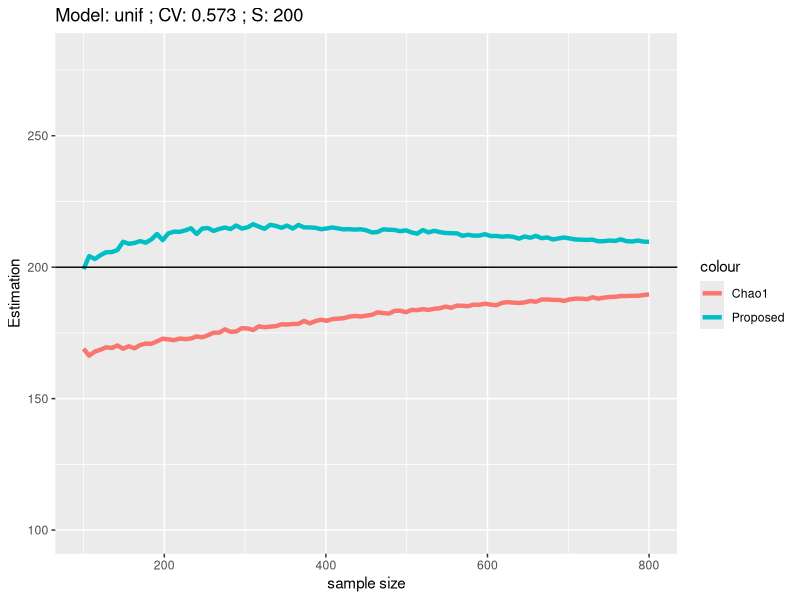
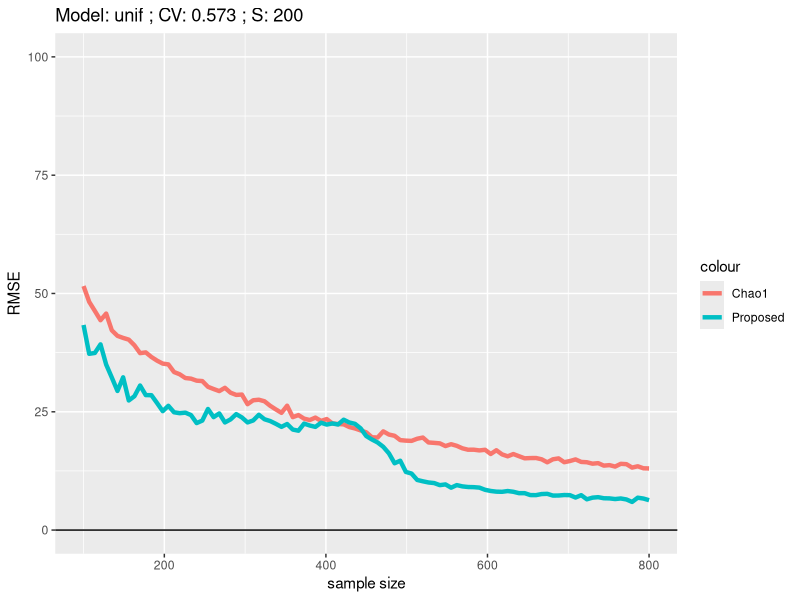
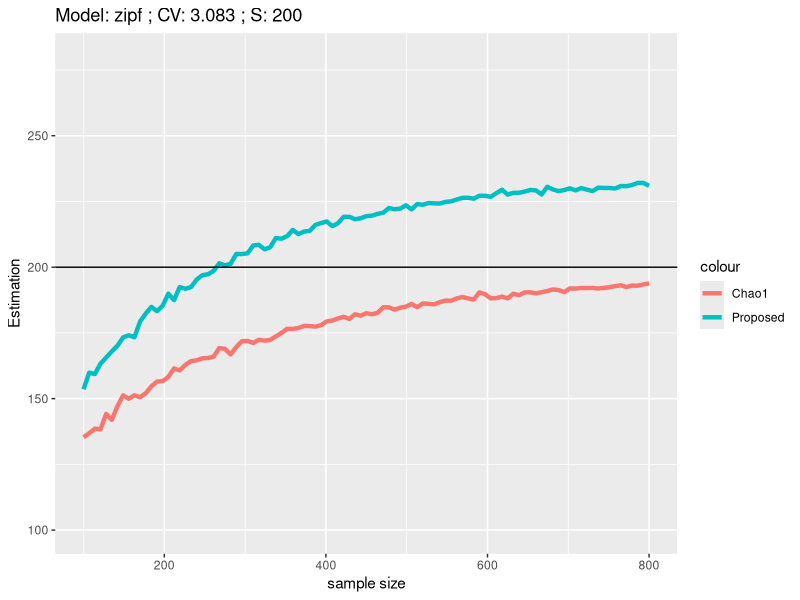
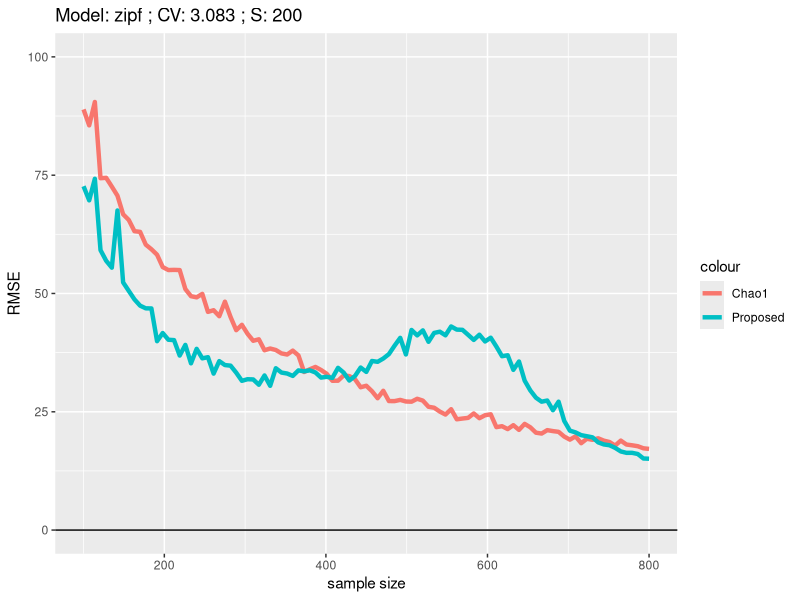
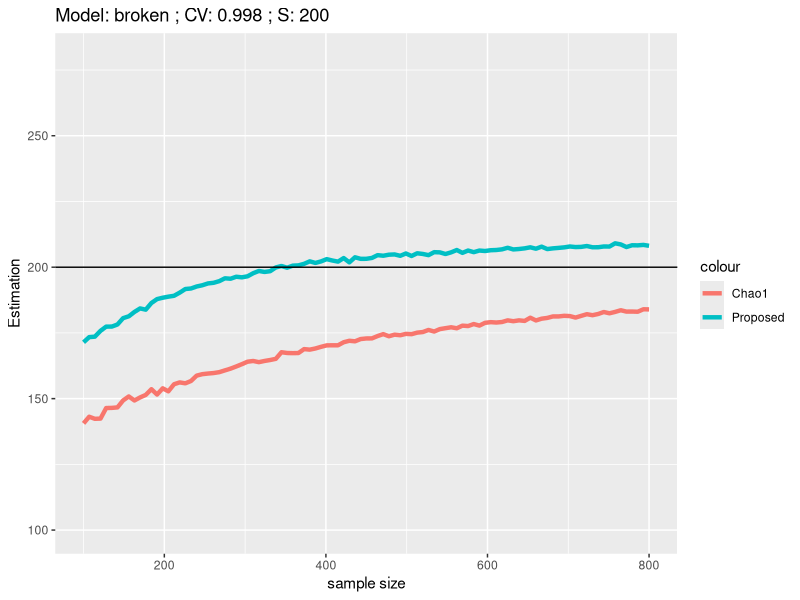
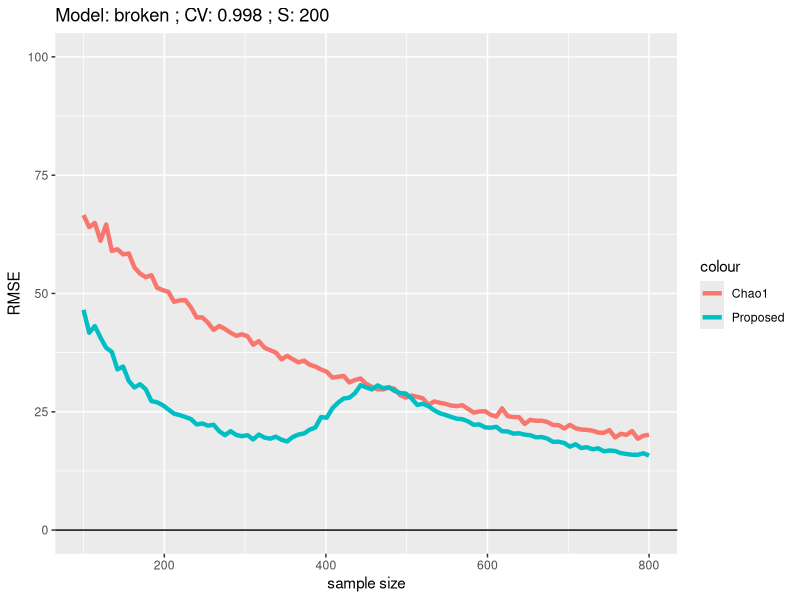
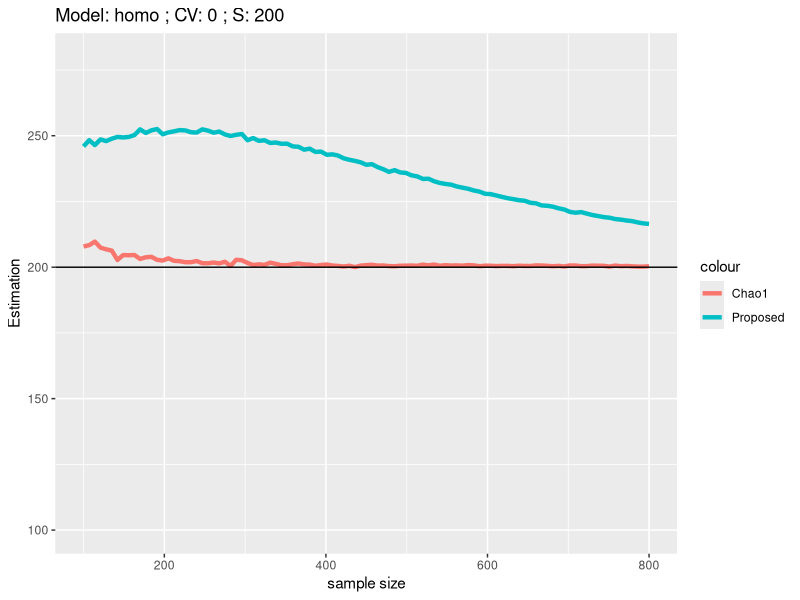
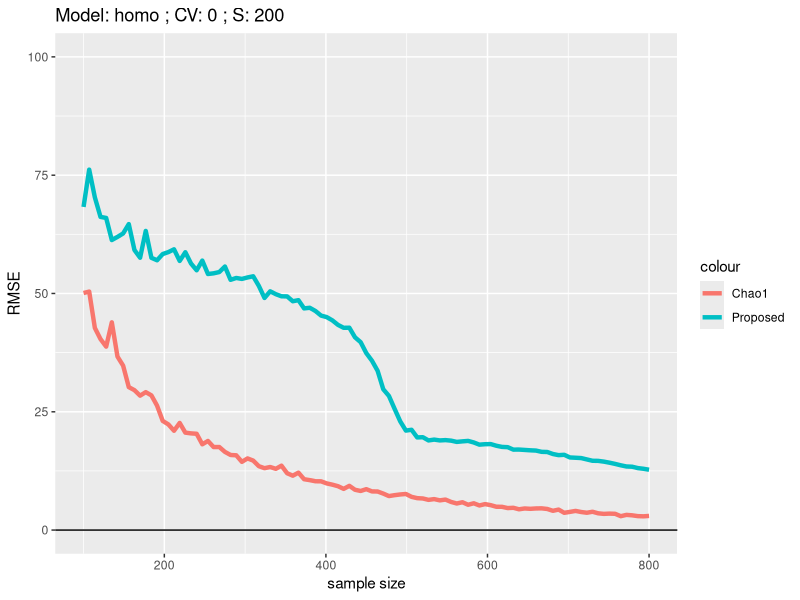

These figures' R source, in order:
library(ggplot2)

S <- 200
r <- 1000
thres <- 1.5
model <- 'unif'
set.seed(1111)

simu_func_Chao <- function(n){
  s_chao <- 0
  for(i in c(1:r)){
    data <- rmultinom(1, n, pi_norm)
    sample_data <- data[data > 0]
    s_obs <- sum(sample_data > 0)
    f1 <- sum(sample_data == 1)
    f2 <- sum(sample_data == 2)
    if(f2 != 0){
      s_chao[i] <- s_obs + (n-1)/ n * (f1^2)/(2*f2)
    }else{
      s_chao[i] <- s_obs + (n-1)/ n * (f1*(f1-1))/2
    }
  }
  return(mean(s_chao))
}
simu_func_proposed <- function(n){
  s_est <- 0
  for(i in c(1:r)){
    data <- rmultinom(1, n, pi_norm)
    sample_data <- data[data > 0]
    p_i <- sample_data / sum(sample_data)
    f1 <- sum(sample_data == 1)
    f2 <- sum(sample_data == 2)
    C <- 1-f1/n
    s_obs <- sum(sample_data > 0)
    if(f2 != 0){
      if(C < thres){
        s_est[i] <- sum(1/(1-(1-p_i)^n)) + (n-1)/ n * (f1^2)/(2*f2)
      }else{
        s_est[i] <- sum(1/(1-(1-p_i)^n))
      }
    }else{
      if(C < thres){
        s_est[i] <- sum(1/(1-(1-p_i)^n)) + (n-1)/ n * (f1*(f1-1))/2
      }else{
        s_est[i] <- sum(1/(1-(1-p_i)^n))
      }
    }
  }
  return(mean(s_est))
}

simu_func_Chao_RMSE <- function(n){
  s_chao <- 0
  for(i in c(1:500)){
    data <- rmultinom(1, n, pi_norm)
    sample_data <- data[data > 0]
    s_obs <- sum(sample_data > 0)
    f1 <- sum(sample_data == 1)
    f2 <- sum(sample_data == 2)
    if(f2 != 0){
      s_chao[i] <- s_obs + (n-1)/ n * (f1^2)/(2*f2)
    }else{
      s_chao[i] <- s_obs + (n-1)/ n * (f1*(f1-1))/2
    }
  }
  return(sqrt((mean(s_chao)-S)^2 + var(s_chao)))
}
simu_func_proposed_RMSE <- function(n){
  thres = 0.9
  s_est <- 0
  for(i in c(1:500)){
    data <- rmultinom(1, n, pi_norm)
    sample_data <- data[data > 0]
    p_i <- sample_data / sum(sample_data)
    f1 <- sum(sample_data == 1)
    f2 <- sum(sample_data == 2)
    C <- 1-f1/n
    s_obs <- sum(sample_data > 0)
    if(f2 != 0){
      if(C < thres){
        s_est[i] <- sum(1/(1-(1-p_i)^n)) + (n-1)/ n * (f1^2)/(2*f2)
      }else{
        s_est[i] <- sum(1/(1-(1-p_i)^n))
      }
    }else{
      if(C < thres){
        s_est[i] <- sum(1/(1-(1-p_i)^n)) + (n-1)/ n * (f1*(f1-1))/2
      }else{
        s_est[i] <- sum(1/(1-(1-p_i)^n))
      }
    }
  }
  return(sqrt((mean(s_est)-S)^2 + var(s_est)))
}
vsimu_func_Chao <- Vectorize(simu_func_Chao)
vsimu_func_proposed <- Vectorize(simu_func_proposed)
vsimu_func_Chao_RMSE <- Vectorize(simu_func_Chao_RMSE)
vsimu_func_proposed_RMSE <- Vectorize(simu_func_proposed_RMSE)


for(model in c("unif", "zipf", "broken", "homo")){
  if(model == 'unif'){
    pi_i <- runif(S)
  }else if(model == 'zipf'){
    pi_i <- 1/((1:S)-0.1)
  }else if(model == 'broken'){
    pi_i <- rexp(S)
  }else if(model == 'homo'){
    pi_i <- rep(1/S, S)
  }
  pi_norm <- pi_i/sum(pi_i)
  cv <- (sd(pi_norm) / mean(pi_norm))
  
  richness <- ggplot(data.frame(x = c(100, 800)), aes(x)) +
    stat_function(fun = vsimu_func_Chao, aes(colour = "Chao1"), size=1.5) +
    stat_function(fun = vsimu_func_proposed, aes(colour = "Proposed"), size=1.5) +
    ylim(100, 280) +
    geom_hline(yintercept=S, color = "black") +
    ggtitle(paste("Model:",model, "; CV:", round(cv,3), "; S:", S)) +
    xlab("sample size") + 
    ylab("Estimation")
  print(richness)
  ggsave(filename = paste(model, "_richness.png", sep = ""), richness, dpi = 300, device='png')
  
  rmse <- ggplot(data.frame(x = c(100, 800)), aes(x)) +
    stat_function(fun = vsimu_func_Chao_RMSE, aes(colour = "Chao1"), size=1.5) +
    stat_function(fun = vsimu_func_proposed_RMSE, aes(colour = "Proposed"), size=1.5) +
    ylim(0, 100) +
    geom_hline(yintercept=0, color = "black") +
    ggtitle(paste("Model:", model, "; CV:", round(cv,3), "; S:", S)) +
    xlab("sample size") + 
    ylab("RMSE")
  print(rmse)
  ggsave(filename = paste(model, "_RMSE.png", sep = ""), rmse, dpi = 300, device='png')
  #print(data.frame(Model = model, CV = cv, True = S))
}

